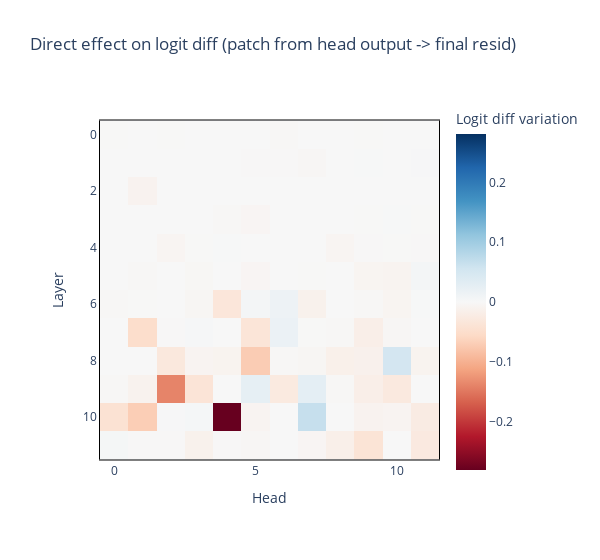

Notebook source saved alongside this figure:
### Code cell
imshow_p(
    results['z'],
    title="Direct effect on logit diff (patch from head output -> final resid)",
    labels={"x": "Head", "y": "Layer", "color": "Logit diff variation"},
    border=True,
    width=600,
    margin={"r": 100, "l": 100}
)

### Figure 1 — Plotly figure (JSON) as saved in the notebook; plotly's stock layout.template omitted (floating-point values rounded to 4 significant figures; data arrays with more than 128 entries replaced by an {"elided": "..."} marker saying what was removed)
{"data": [{"coloraxis": "coloraxis", "hovertemplate": "Head: %{x}<br>Layer: %{y}<br>Logit diff variation: %{z}<extra></extra>", "name": "0", "type": "heatmap", "xaxis": "x", "yaxis": "y", "z": {"elided": "12x12 float values"}}], "layout": {"coloraxis": {"cmid": 0, "colorbar": {"title": {"text": "Logit diff variation"}}, "colorscale": [[0, "rgb(103,0,31)"], [0.1, "rgb(178,24,43)"], [0.2, "rgb(214,96,77)"], [0.3, "rgb(244,165,130)"], [0.4, "rgb(253,219,199)"], [0.5, "rgb(247,247,247)"], [0.6, "rgb(209,229,240)"], [0.7, "rgb(146,197,222)"], [0.8, "rgb(67,147,195)"], [0.9, "rgb(33,102,172)"], [1, "rgb(5,48,97)"]]}, "margin": {"l": 100, "r": 100}, "title": {"text": "Direct effect on logit diff (patch from head output -> final resid)"}, "width": 600, "xaxis": {"anchor": "y", "constrain": "domain", "domain": [0, 1], "linecolor": "black", "linewidth": 1, "mirror": true, "scaleanchor": "y", "showline": true, "title": {"text": "Head"}}, "yaxis": {"anchor": "x", "autorange": "reversed", "constrain": "domain", "domain": [0, 1], "linecolor": "black", "linewidth": 1, "mirror": true, "showline": true, "title": {"text": "Layer"}}}}
